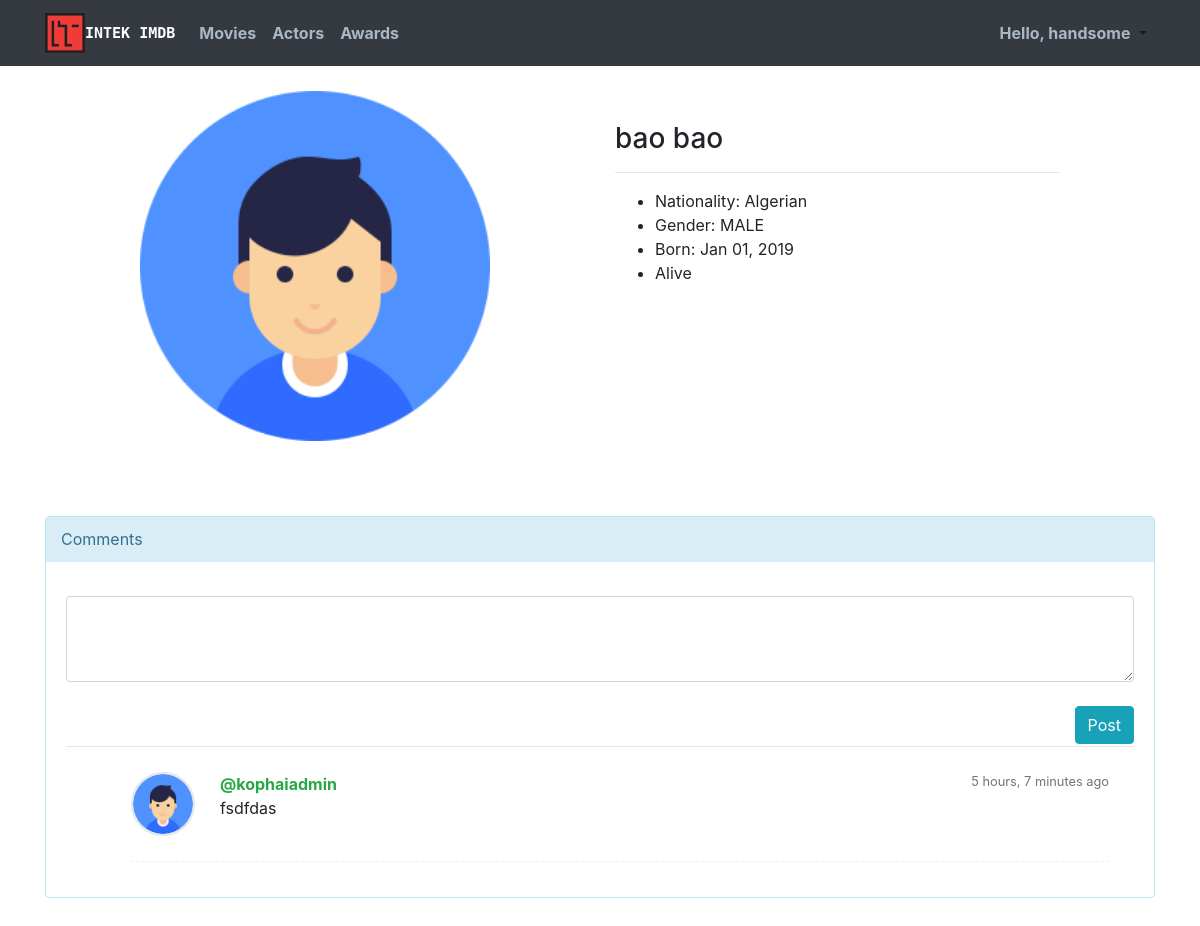
Screenshot of /accounts/actor/1 (signed in) with the database file from the repository.
### imdb_app/models.py (models this page shows, shortened)
class Actor(models.Model):
    MALE = 'MALE'
    FEMALE = 'FEMALE'
    OTHER = 'OTHER'
    sex_choices = [
        (MALE, MALE.capitalize()),
        (FEMALE, FEMALE.capitalize()),
        (OTHER, OTHER.capitalize()),
    ]
    nationalities_choices = (('Afghan', 'Afghan'), ('Albanian', 'Albanian'), ('Algerian', 'Algerian'), ('American', 'American'), ('Andorran', 'Andorran'), ('Angolan', 'Angolan'), ('Antiguans', 'Antiguans'), ('Argentinean', 'Argentinean'), ('Armenian', 'Armenian'), ('Australian', 'Australian'), ('Austrian', 'Austrian'), ('Azerbaijani', 'Azerbaijani'), ('Bahamian', 'Bahamian'), ('Bahraini', 'Bahraini'), ('Bangladeshi', 'Bangladeshi'), ('Barbadian', 'Barbadian'), ('Barbudans', 'Barbudans'), ('Batswana', 'Batswana'), ('Belarusian', 'Belarusian'), ('Belgian', 'Belgian'), ('Belizean', 'Belizean'), ('Beninese', 'Beninese'), ('Bhutanese', 'Bhutanese'), ('Bolivian', 'Bolivian'), ('Bosnian', 'Bosnian'), ('Brazilian', 'Brazilian'), ('British', 'British'), ('Bruneian', 'Bruneian'), ('Bulgarian', 'Bulgarian'), ('Burkinabe', 'Burkinabe'), ('Burmese', 'Burmese'), ('Burundian', 'Burundian'), ('Cambodian', 'Cambodian'), ('Cameroonian', 'Cameroonian'), ('Canadian', 'Canadian'), ('Cape Verdean', 'Cape Verdean'), ('Central African', 'Central African'), ('Chadian', 'Chadian'), ('Chilean', 'Chilean'), ('Chinese', 'Chinese'), ('Colombian', 'Colombian'), ('Comoran', 'Comoran'), ('Congolese', 'Congolese'), ('Costa Rican', 'Costa Rican'), ('Croatian', 'Croatian'), ('Cuban', 'Cuban'), ('Cypriot', 'Cypriot'), ('Czech', 'Czech'), ('Danish', 'Danish'), ('Djibouti', 'Djibouti'), ('Dominican', 'Dominican'), ('Dutch', 'Dutch'), ('Dutchman', 'Dutchman'), ('Dutchwoman', 'Dutchwoman'), ('East Timorese', 'East Timorese'), ('Ecuadorean', 'Ecuadorean'), ('Egyptian', 'Egyptian'), ('Emirian', 'Emirian'), ('Equatorial Guinean', 'Equatorial Guinean'), ('Eritrean', 'Eritrean'), ('Estonian', 'Estonian'), ('Ethiopian', 'Ethiopian'), ('Fijian', 'Fijian'), ('Filipino', 'Filipino'), ('Finnish', 'Finnish'), ('French', 'French'), ('Gabonese', 'Gabonese'), ('Gambian', 'Gambian'), ('Georgian', 'Georgian'), ('German', 'German'), ('Ghanaian', 'Ghanaian'), ('Greek', 'Greek'), ('Grenadian', 'Grenadian'), ('Guatemalan', 'Guatemalan'), ('Guinea-Bissauan', 'Guinea-Bissauan'), ('Guinean', 'Guinean'), ('Guyanese', 'Guyanese'), ('Haitian', 'Haitian'), ('Herzegovinian', 'Herzegovinian'), ('Honduran', 'Honduran'), ('Hungarian', 'Hungarian'), ('I-Kiribati', 'I-Kiribati'), ('Icelander', 'Icelander'), ('Indian', 'Indian'), ('Indonesian', 'Indonesian'), ('Iranian', 'Iranian'), ('Iraqi', 'Iraqi'), ('Irish', 'Irish'), ('Israeli', 'Israeli'), ('Italian', 'Italian'), ('Ivorian', 'Ivorian'), ('Jamaican', 'Jamaican'), ('Japanese', 'Japanese'), ('Jordanian', 'Jordanian'), ('Kazakhstani', 'Kazakhstani'), ('Kenyan', 'Kenyan'), ('Kittian and Nevisian', 'Kittian and Nevisian'), ('Kuwaiti', 'Kuwaiti'), ('Kyrgyz', 'Kyrgyz'), ('Laotian', 'Laotian'), ('Latvian', 'Latvian'), ('Lebanese', 'Lebanese'), ('Liberian', 'Liberian'), ('Libyan', 'Libyan'), ('Liechtensteiner', 'Liechtensteiner'), ('Lithuanian', 'Lithuanian'), ('Luxembourger', 'Luxembourger'), ('Macedonian', 'Macedonian'), ('Malagasy', 'Malagasy'), ('Malawian', 'Malawian'), ('Malaysian', 'Malaysian'), ('Maldivan', 'Maldivan'), ('Malian', 'Malian'), ('Maltese', 'Maltese'), ('Marshallese', 'Marshallese'), ('Mauritanian', 'Mauritanian'), ('Mauritian', 'Mauritian'), ('Mexican', 'Mexican'), ('Micronesian', 'Micronesian'), ('Moldovan', 'Moldovan'), ('Monacan', 'Monacan'), ('Mongolian', 'Mongolian'), ('Moroccan', 'Moroccan'), ('Mosotho', 'Mosotho'), ('Motswana', 'Motswana'), ('Mozambican', 'Mozambican'), ('Namibian', 'Namibian'), ('Nauruan', 'Nauruan'), ('Nepalese', 'Nepalese'), ('Netherlander', 'Netherlander'), ('New Zealander', 'New Zealander'), ('Ni-Vanuatu', 'Ni-Vanuatu'), ('Nicaraguan', 'Nicaraguan'), ('Nigerian', 'Nigerian'), ('Nigerien', 'Nigerien'), ('North Korean', 'North Korean'), ('Northern Irish', 'Northern Irish'), ('Norwegian', 'Norwegian'), ('Omani', 'Omani'), ('Pakistani', 'Pakistani'), ('Palauan', 'Palauan'), ('Panamanian', 'Panamanian'), ('Papua New Guinean', 'Papua New Guinean'), ('Paraguayan', 'Paraguayan'), ('Peruvian', 'Peruvian'), ('Polish', 'Polish'), ('Portuguese', 'Portuguese'), ('Qatari', 'Qatari'), ('Romanian', 'Romanian'), ('Russian', 'Russian'), ('Rwandan', 'Rwandan'), ('Saint Lucian', 'Saint Lucian'), ('Salvadoran', 'Salvadoran'), ('Samoan', 'Samoan'), ('San Marinese', 'San Marinese'), ('Sao Tomean', 'Sao Tomean'), ('Saudi', 'Saudi'), ('Scottish', 'Scottish'), ('Senegalese', 'Senegalese'), ('Serbian', 'Serbian'), ('Seychellois', 'Seychellois'), ('Sierra Leonean', 'Sierra Leonean'), ('Singaporean', 'Singaporean'), ('Slovakian', 'Slovakian'), ('Slovenian', 'Slovenian'), ('Solomon Islander', 'Solomon Islander'), ('Somali', 'Somali'), ('South African', 'South African'), ('South Korean', 'South Korean'), ('Spanish', 'Spanish'), ('Sri Lankan', 'Sri Lankan'), ('Sudanese', 'Sudanese'), ('Surinamer', 'Surinamer'), ('Swazi', 'Swazi'), ('Swedish', 'Swedish'), ('Swiss', 'Swiss'), ('Syrian', 'Syrian'), ('Taiwanese', 'Taiwanese'), ('Tajik', 'Tajik'), ('Tanzanian', 'Tanzanian'), ('Thai', 'Thai'), ('Togolese', 'Togolese'), ('Tongan', 'Tongan'), ('Trinidadian or Tobagonian', 'Trinidadian or Tobagonian'), ('Tunisian', 'Tunisian'), ('Turkish', 'Turkish'), ('Tuvaluan', 'Tuvaluan'), ('Ugandan', 'Ugandan'), ('Ukrainian', 'Ukrainian'), ('Uruguayan', 'Uruguayan'), ('Uzbekistani', 'Uzbekistani'), ('Venezuelan', 'Venezuelan'), ('Vietnamese', 'Vietnamese'), ('Welsh', 'Welsh'), ('Yemenite', 'Yemenite'), ('Zambian', 'Zambian'), ('Zimbabwean', 'Zimbabwean'))
    author = models.ForeignKey(User, on_delete=models.CASCADE)
    first_name = models.CharField(max_length=200, blank=False)
    last_name = models.CharField(max_length=200, blank=False)
    birthdate = models.DateField(blank=False)
    sex = models.CharField(max_length=6, blank=False, choices=sex_choices)
    nationality = models.CharField(
        max_length=50,
        choices=nationalities_choices,
        blank=False
    )
    image = models.ImageField(upload_to='media/actors/', blank=True)
    is_alive = models.BooleanField(default=True)
    award = GenericRelation(Award)
    comments = GenericRelation(Comment)
    class Meta:
        ordering = ["first_name"]
    def get_name(self):
        return self.first_name + ' ' + self.last_name

class Comment(models.Model):
    author = models.ForeignKey(User, on_delete=models.CASCADE)
    comment_text = models.TextField()
    create = models.DateTimeField(auto_now_add=True)
    update = models.DateTimeField(auto_now=True)
    content_type = models.ForeignKey(ContentType, on_delete=models.CASCADE)
    object_id = models.PositiveIntegerField()
    content_object = GenericForeignKey('content_type', 'object_id')
    class Meta:
        ordering = ['-create']

class User(AbstractUser):
    avatar = models.ImageField(upload_to='media/avatars/', blank=False)

### imdb_app/views.py (the view)
class ActorDetailView(generic.DetailView):
    model = Actor
    def get_context_data(self, **kwargs):
        actor = Actor.objects.get(pk=self.kwargs['pk'])
        kwargs['comments'] = actor.comments.all()
        kwargs['form'] = PostCommentForm()
        return super(ActorDetailView, self).get_context_data(**kwargs)

### imdb_app/forms.py
class PostCommentForm(forms.ModelForm):
    class Meta:
        model = Comment
        fields = ('comment_text',)

### templates/imdb_app/actor_detail.html (shortened to what this page needs)
{% extends 'base.html' %}
{% block content %}
<div class="object-detail">
  <div class="object-information">
    <div class="row">
    <div class="col-md-6">
      <img class="actor-img img-fluid" src="{{ actor.image.url }}" onerror="this.src='/static/anonymous.jpg'">
    </div>
    <div class="description col-md-5">
      <h3 class="my-3">{{ actor.get_name }}</h3>
      <hr>
      <ul>
        <li>Nationality: {{ actor.nationality }}</li>
        <li>Gender: {{ actor.sex }}</li>
        <li>Born: {{ actor.birthdate|date:"M d, Y" }}</li>
        {% if actor.is_alive %}
          <li>Alive</li>
        {% endif %}
      </ul>
    </div>
  </div>
  </div>
</div>
<div class="row bootstrap snippets">
    <div class="col-lg">
        <div class="comment-wrapper">
            <div class="panel panel-info">
                <div class="panel-heading">
                    Comments
                </div>
                <div class="panel-body">
                  <form class="comment_form" method="post" action="{% url 'imdb_app:comment_create' actor.id %}">{% csrf_token %}
                    <textarea name="comment_text" class="form-control" rows="3" id="id_comment_text" required cols="40"></textarea>
                    <br>
                    <button type="submit" class="post-button btn btn-info" >Post</button>
                  </form>
                    <br>
                    <hr>
                    <ul class="media-list">
                      {% for comment in comments %}
                        <li class="media">
                            <a href="#" class="pull-left">
                              {% if  comment.author.is_superuser %}
                                <img src="/static/anonymous.jpg" class="img-circle">
                              {% else %}
                                <img src="{{ comment.author.avatar.url }}" class="img-circle">
                              {% endif %}
                            </a>
                            <div class="media-body">
                              <strong class="text-success">@{{ comment.author.username }}</strong>
                                <span class="text-muted">
                                  <small class="text-muted">{{ comment.update|timesince }} ago</small>
                                </span>
                                <div id="comment-text{{ comment.id }}">
                                  <p>
                                    {{ comment.comment_text }}
                                  </p>
                                </div>
                            </div>
                        </li>
                        {% endfor %}
                      </ul>
                      </div>
                    </div>
                  </div>
                </div>
              </div>
{% endblock %}

### media/style.css (style rules this page uses)
body { background-attachment: fixed; background-size: cover; }
.object-detail .img-fluid { width: auto; height:350px; margin: 0 auto; display: block; }
.object-detail .actor-img { margin-top: 25px; }
.description { margin-top: 40px; }
.comment-wrapper { border-radius: 4px; margin: 75px 0; border: 1px solid #bce8f1; }
.comment-wrapper .panel .panel-heading { color: #31708f; background-color: #d9edf7; border-color: #bce8f1; padding: 10px 15px; border-bottom: 1px solid transparent; border-top-left-radius: 3px; border-top-right-radius: 3px; }
.comment-wrapper .panel-body { padding: 10px 20px; }
.comment-wrapper .media-list .media img { width: 64px; height: 64px; border: 2px solid #e5e7e8; border-radius: 50%; margin: 0 25px 25px 0; }
.comment-wrapper .media-list .media { border-bottom: 1px dashed #efefef; margin: 25px; }
.comment-wrapper .post-button, .comment-wrapper .text-muted { float:right; }

### rows the page displays
Actor: image (placeholder picture), get_name "bao bao", nationality "Algerian", sex "MALE", birthdate "Jan 01, 2019"
Comment: author.avatar (placeholder picture), author.username "kophaiadmin", update "5 hours, 7 minutes", comment_text "fsdfdas"
